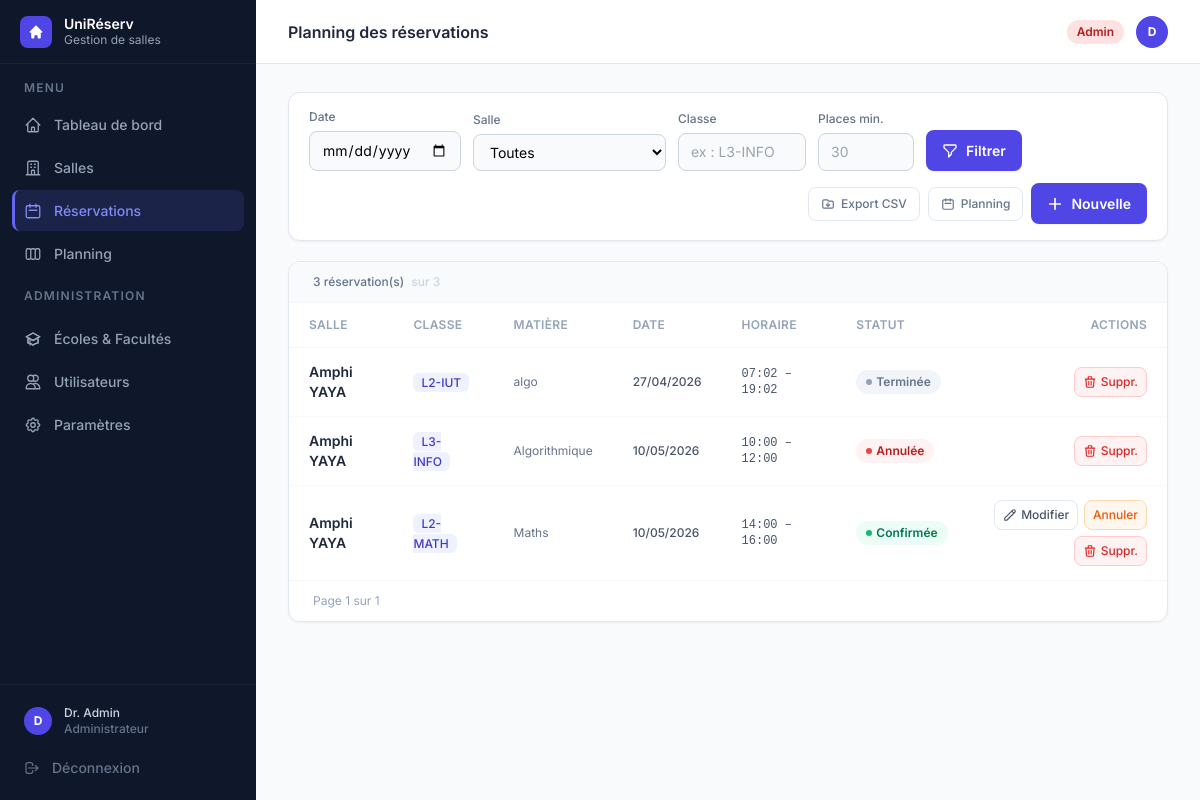
The page /reservations (signed in) on the database as committed earlier.
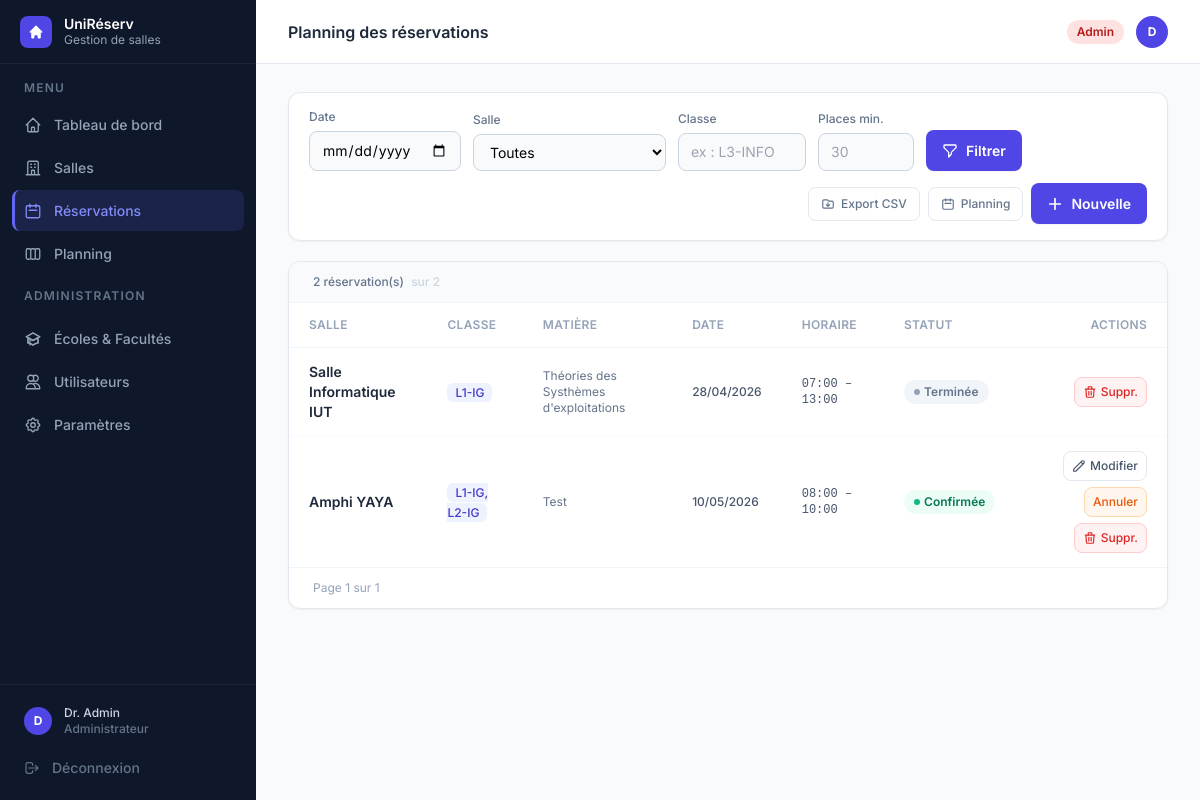
The same page on the database as committed later.
### tables this page shows
CREATE TABLE reservations (
            id              INTEGER PRIMARY KEY,
            salle_id        INTEGER NOT NULL,
            responsable_id  INTEGER NOT NULL,
            classe          TEXT    NOT NULL,
            date            TEXT    NOT NULL,
            heure_debut     TEXT    NOT NULL,
            heure_fin       TEXT    NOT NULL,
            matiere         TEXT    DEFAULT '',
            statut          TEXT    NOT NULL DEFAULT 'en_attente',
            date_creation   TEXT    NOT NULL,
            FOREIGN KEY (salle_id)       REFERENCES salles(id),
            FOREIGN KEY (responsable_id) REFERENCES utilisateurs(id)
        );

CREATE TABLE salles (
            id          INTEGER PRIMARY KEY,
            nom         TEXT    NOT NULL UNIQUE,
            capacite    INTEGER NOT NULL,
            equipements TEXT    NOT NULL DEFAULT '[]',
            disponible  INTEGER NOT NULL DEFAULT 1
        );

### gestion de salle/app.py (the view)
@app.route("/reservations")
@login_required
def reservations():
    _, utilisateurs, salles_dict, toutes = get_data()
    filtre_date    = request.args.get("date", "")
    filtre_salle   = request.args.get("salle_id", "")
    filtre_classe  = request.args.get("classe", "").strip()
    filtre_places  = request.args.get("places_min", "").strip()
    resultats = list(toutes)
    classe_etudiant = ""
    if session.get("user_role") == "etudiant":
        u_courant = utilisateurs.get(session["user_id"])
        if u_courant and getattr(u_courant, "classe", ""):
            classe_etudiant = u_courant.classe
            resultats = [r for r in resultats if r.classe == classe_etudiant]
    if filtre_date:
        try:
            d = date.fromisoformat(filtre_date)
            resultats = [r for r in resultats if r.date == d]
        except ValueError:
            pass
    if filtre_salle and filtre_salle.isdigit():
        sid = int(filtre_salle)
        resultats = [r for r in resultats if r.salle.id == sid]
    if filtre_classe:
        resultats = [r for r in resultats if filtre_classe.lower() in r.classe.lower()]
    if filtre_places and filtre_places.isdigit():
        min_places = int(filtre_places)
        resultats = [r for r in resultats if r.salle.capacite >= min_places]
    resultats.sort(key=lambda r: (r.date, r.heure_debut))
    return render_template(
        "reservations.html", active="reservations",
        reservations=resultats,
        salles=list(salles_dict.values()),
        filtre_date=filtre_date,
        filtre_salle=filtre_salle,
        filtre_classe=filtre_classe,
        filtre_places=filtre_places,
        peut_gerer=peut_gerer_reservations(),
        StatutReservation=StatutReservation,
        classe_etudiant=classe_etudiant,
    )

### gestion de salle/app.py (called while the page is built)
def get_bd():
    return BaseDonneesSQLite()

def _get_unites_dict():
    from flask import g
    if not hasattr(g, 'unites_dict'):
        g.unites_dict = {u.id: u for u in get_bd().charger_toutes_unites()}
    return g.unites_dict

def _format_classe(classe: str) -> str:
    if not classe:
        return ''
    unites = _get_unites_dict()
    parts = []
    for c in classe.split(','):
        c = c.strip()
        if c.startswith('U') and c[1:].isdigit():
            u = unites.get(int(c[1:]))
            parts.append(f"{u.niveau}-{u.abreviation or u.nom[:6]}" if u else c)
        else:
            parts.append(c)
    return ', '.join(parts)

@app.context_processor
def inject_format_classe():
    return dict(format_classe=_format_classe)

def login_required(f):
    @wraps(f)
    def decorated(*args, **kwargs):
        if "user_id" not in session:
            return redirect(url_for("login"))
        return f(*args, **kwargs)
    return decorated

def peut_gerer_reservations():
    return session.get("user_role") in ("admin", "responsable")

### gestion de salle/models/etablissement.py (called while the page is built)
    @property
    def id(self) -> int: return self.__id

    @id.setter
    def id(self, v: int):
        if self.__id is None: self.__id = v

### gestion de salle/templates/reservations.html (shortened to what the changed rows need)
{% extends "base.html" %}
{% block heading %}Planning des réservations{% endblock %}
{% block content %}
<div class="bg-white rounded-xl border border-slate-200 shadow-sm overflow-hidden">
  {% if reservations %}
  <div class="px-6 py-3 border-b border-slate-100 bg-slate-50 flex items-center justify-between">
    <p class="text-xs text-slate-500 font-medium">
      <span id="count-visible">{{ reservations|length }}</span> réservation(s)
      <span class="text-slate-300 ml-1">sur {{ reservations|length }}</span>
    </p>
  </div>
  <div class="overflow-x-auto">
    <table class="w-full text-sm" id="res-table">
      <thead>
        <tr class="border-b border-slate-100">
          <th class="px-5 py-3.5 text-left text-xs font-semibold text-slate-400 uppercase tracking-wide">Salle</th>
          <th class="px-5 py-3.5 text-left text-xs font-semibold text-slate-400 uppercase tracking-wide">Classe</th>
          <th class="px-5 py-3.5 text-left text-xs font-semibold text-slate-400 uppercase tracking-wide">Matière</th>
          <th class="px-5 py-3.5 text-left text-xs font-semibold text-slate-400 uppercase tracking-wide">Date</th>
          <th class="px-5 py-3.5 text-left text-xs font-semibold text-slate-400 uppercase tracking-wide">Horaire</th>
          <th class="px-5 py-3.5 text-left text-xs font-semibold text-slate-400 uppercase tracking-wide">Statut</th>
          <th class="px-5 py-3.5 text-right text-xs font-semibold text-slate-400 uppercase tracking-wide">Actions</th>
        </tr>
      </thead>
      <tbody id="res-body">
        {% for r in reservations %}
        <tr class="res-row data-row border-b border-slate-50 last:border-0">
          <td class="px-5 py-3.5">
            <a href="{{ url_for('salles_detail', salle_id=r.salle.id) }}"
               class="font-semibold text-slate-800 hover:text-indigo-600 transition">{{ r.salle.nom }}</a>
          </td>
          <td class="px-5 py-3.5">
            <span class="px-2 py-0.5 rounded-md bg-indigo-50 text-indigo-700 text-xs font-medium">{{ format_classe(r.classe) }}</span>
          </td>
          <td class="px-5 py-3.5 text-slate-500 text-xs">{{ r.matiere or '—' }}</td>
          <td class="px-5 py-3.5 text-slate-600 text-xs font-medium">{{ r.date.strftime('%d/%m/%Y') }}</td>
          <td class="px-5 py-3.5 text-slate-600 font-mono text-xs">{{ r.heure_debut.strftime('%H:%M') }} – {{ r.heure_fin.strftime('%H:%M') }}</td>
          <td class="px-5 py-3.5">
            {% if r.statut == StatutReservation.CONFIRMEE %}
              <span class="inline-flex items-center gap-1 px-2.5 py-1 rounded-full text-xs font-semibold bg-emerald-50 text-emerald-700"><span class="w-1.5 h-1.5 rounded-full bg-emerald-500"></span>Confirmée</span>
            {% elif r.statut.value == 'en_attente' %}
              <span class="inline-flex items-center gap-1 px-2.5 py-1 rounded-full text-xs font-semibold bg-amber-50 text-amber-700"><span class="w-1.5 h-1.5 rounded-full bg-amber-400"></span>En attente</span>
            {% elif r.statut.value == 'annulee' %}
              <span class="inline-flex items-center gap-1 px-2.5 py-1 rounded-full text-xs font-semibold bg-red-50 text-red-700"><span class="w-1.5 h-1.5 rounded-full bg-red-500"></span>Annulée</span>
            {% else %}
              <span class="inline-flex items-center gap-1 px-2.5 py-1 rounded-full text-xs font-semibold bg-slate-100 text-slate-500"><span class="w-1.5 h-1.5 rounded-full bg-slate-400"></span>Terminée</span>
            {% endif %}
          </td>
          <td class="px-5 py-3.5 text-right">
            <div class="flex items-center justify-end gap-1.5 flex-wrap">
              {% if peut_gerer and r.statut.value not in ('annulee', 'terminee') %}
              <a href="{{ url_for('reservation_modifier', res_id=r.id) }}"
                 class="inline-flex items-center gap-1 px-2 py-1.5 rounded-lg border border-slate-200 hover:bg-slate-50 text-slate-600 text-xs font-medium transition">
                <svg class="w-3.5 h-3.5" fill="none" stroke="currentColor" stroke-width="2" viewBox="0 0 24 24"><path stroke-linecap="round" stroke-linejoin="round" d="M15.232 5.232l3.536 3.536m-2.036-5.036a2.5 2.5 0 113.536 3.536L6.5 21.036H3v-3.572L16.732 3.732z"/></svg>
                Modifier
              </a>
              <form method="POST" action="{{ url_for('reservation_annuler', res_id=r.id) }}" class="inline"
                    onsubmit="return confirm('Annuler cette réservation ?')">
                <button type="submit"
                  class="inline-flex items-center gap-1 px-2 py-1.5 rounded-lg border border-orange-200 bg-orange-50 hover:bg-orange-100 text-orange-600 text-xs font-medium transition">
                  Annuler
                </button>
              </form>
              {% endif %}
              {% if session.user_role == 'admin' %}
              <form method="POST" action="{{ url_for('reservation_supprimer', res_id=r.id) }}" class="inline"
                    onsubmit="return confirm('Supprimer définitivement cette réservation ?')">
                <button type="submit"
                  class="inline-flex items-center gap-1 px-2 py-1.5 rounded-lg border border-red-200 bg-red-50 hover:bg-red-100 text-red-600 text-xs font-medium transition">
                  <svg class="w-3.5 h-3.5" fill="none" stroke="currentColor" stroke-width="2" viewBox="0 0 24 24"><path stroke-linecap="round" stroke-linejoin="round" d="M19 7l-.867 12.142A2 2 0 0116.138 21H7.862a2 2 0 01-1.995-1.858L5 7m5 4v6m4-6v6m1-10V4a1 1 0 00-1-1h-4a1 1 0 00-1 1v3M4 7h16"/></svg>
                  Suppr.
                </button>
              </form>
              {% endif %}
            </div>
          </td>
        </tr>
        {% endfor %}
      </tbody>
    </table>
  </div>
  <div class="px-6 py-3 border-t border-slate-100 flex items-center justify-between">
    <p class="text-xs text-slate-400">Page <span id="page-current">1</span> sur <span id="page-total">1</span></p>
  </div>
  {% endif %}
</div>
{% endblock %}

Rows that differ between the two databases and show on the page:
removed reservations: salle.nom "Amphi YAYA", classe "L2-IUT", matiere "algo", date "27/04/2026", heure_debut "07:02", heure_fin "19:02", shows "Terminée"
removed reservations: salle.nom "Amphi YAYA", classe "L2-MATH", matiere "Maths", date "10/05/2026", heure_debut "14:00", heure_fin "16:00", shows "Confirmée"
added reservations: salle.nom "Salle Informatique IUT", classe "L1-IG", matiere "Théories des Systhèmes d'exploitations", date "28/04/2026", heure_debut "07:00", heure_fin "13:00", shows "Terminée"
changed reservations "Amphi YAYA": classe "L3-INFO" → "L1-IG, L2-IG"; matiere "Algorithmique" → "Test"; heure_debut "10:00" → "08:00"; heure_fin "12:00" → "10:00"; text "Annulée" → "Confirmée Modifier Annuler"
Other text that changed with them:
{{ reservations|length }}: "3" → "2"
